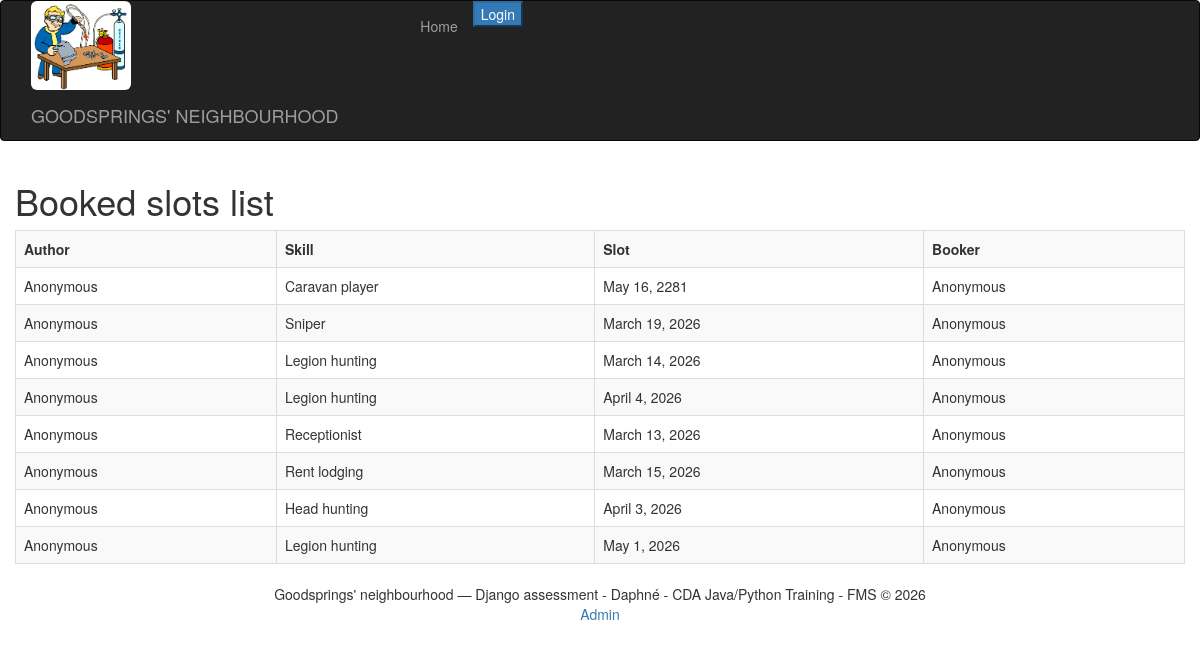
/skillbook/, run on the app's committed database.
### skillbook/models.py (models this page shows, shortened)
class Booking(models.Model):
    slot = models.ForeignKey(Slot, on_delete=models.CASCADE)
    booker_user = models.ForeignKey(User, on_delete=models.CASCADE, default=0)
    is_booked = models.BooleanField(default=False)

class Slot(models.Model):
    user_skill = models.ForeignKey(UserSkill, on_delete=models.CASCADE)
    slot_date = models.DateField(auto_now=False, default=date.today)

class UserSkill(models.Model):
    user = models.ForeignKey(User, on_delete=models.CASCADE)
    skill = models.ForeignKey(Skill, on_delete=models.CASCADE)

class Skill(models.Model):
    name = models.CharField(max_length=200)

### skillbook/views.py (the view)
# urls.py: path('', views.list_booked_slots, name='booked_list'),
def list_booked_slots(request: HttpRequest) -> HttpResponse:
    bookings = Booking.objects.filter(is_booked=True)
    return render(request, 'skillbook/booked_list.html', {'bookings': bookings})

### skillbook/templates/skillbook/booked_list.html
{% extends "base.html" %}
{% block content %}
<h1 class="h1">Booked slots list</h1>
<table class="table table-striped table-bordered ">
    <tr>
        <th>Author</th>
        <th>Skill</th>
        <th>Slot</th>
        <th>Booker</th>
    </tr>
    {% for booking in bookings%}
    <tr>
        <td>{% if user.is_authenticated %}{{ booking.slot.user_skill.user.username }}{% else %}Anonymous{% endif %}</td>
        <td>{{ booking.slot.user_skill.skill.name }}</td>
        <td>{{ booking.slot.slot_date }}</td>
        <td>{% if user.is_authenticated %}{{ booking.booker_user.username }}{% else %}Anonymous{% endif %}</td>
    </tr>
    {% endfor %}
</table>
{% endblock %}

### templates/base.html (shortened to what this page needs)
{% load static %}
<!DOCTYPE html>
<html lang="fr">
<head>
    <link rel="stylesheet" href="https://maxcdn.bootstrapcdn.com/bootstrap/3.4.1/css/bootstrap.min.css">
</head>
<body>
    <nav class="navbar navbar-inverse">
        <div class="container-fluid">
            <div class="navbar-header col-sm-4">
                <img src="{% static 'images/logo.png' %}" class="img-rounded img-responsive" width="100px" style="float:left;" alt="Logo Goodsprings' neighbourhood" />
                <a class="navbar-brand" href="#">GOODSPRINGS' NEIGHBOURHOOD</a>
            </div>
            <ul class="nav navbar-nav navbar-center">
                <li><a href="{% url 'skillbook:booked_list' %}">Home</a></li>
            </ul>
            <ul class="nav navbar-nav navbar-center">
                {% if user.is_authenticated %}
                <li>
                    <form action="{% url 'logout' %}" method="post">
                        {% csrf_token %}
                        <button type="submit" class="btn-primary">Logout</button>
                    </form>
                </li>
                {% else %}
                <li>
                    <form action="{% url 'login' %}" method="post">
                        <button type="submit" class="btn-primary">Login</button>
                    </form>
                </li>
                {% endif %}
            </ul>
        </div>
    </nav>
    <main class="container-fluid">
        {% block content %}
        {% endblock %}
    </main>
</body>
<footer class=" mt-auto py-3 border-top">
    <div class="text-center p-3">
        Goodsprings' neighbourhood — Django assessment - Daphné - CDA Java/Python Training - FMS © 2026
    </div>
    <div class="border-top text-center p-3">
        <a href="{% url 'admin:index' %}">Admin</a>
    </div>
</footer>
</html>

### data on the page
Booking: slot.user_skill.skill.name "Caravan player", slot.slot_date "May 16, 2281"
Booking: slot.user_skill.skill.name "Sniper", slot.slot_date "March 19, 2026"
Booking: slot.user_skill.skill.name "Legion hunting", slot.slot_date "March 14, 2026"
Booking: slot.user_skill.skill.name "Legion hunting", slot.slot_date "April 4, 2026"
Booking: slot.user_skill.skill.name "Receptionist", slot.slot_date "March 13, 2026"
Booking: slot.user_skill.skill.name "Rent lodging", slot.slot_date "March 15, 2026"
Booking: slot.user_skill.skill.name "Head hunting", slot.slot_date "April 3, 2026"
Booking: slot.user_skill.skill.name "Legion hunting", slot.slot_date "May 1, 2026"
